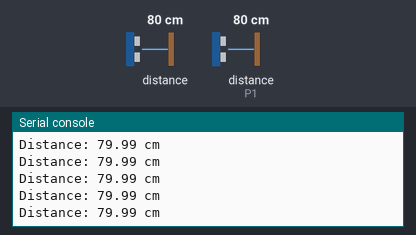
The program below on a simulated BBC micro:bit running MicroPython. Parts: the last lines printed to the serial console. Inputs (shaded band) come from the test bench; at power-on: distance to the obstacle 80 cm, distance to the obstacle (sensor on P1) 80 cm. The echo pulse lasts 58.3 µs per cm.

Above: at 1.2 s.
1.3 s: distance to the obstacle (sensor 0) set to 2 cm
At 1.45 s:
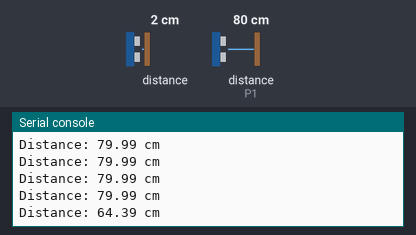
2.8 s: distance to the obstacle (sensor 0) set to 4 cm
At 2.89 s:
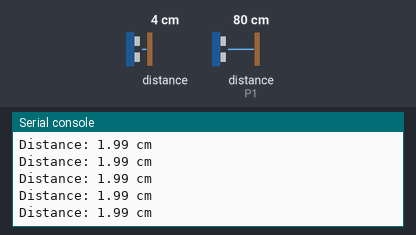
Timing chart, 0 to 5.8 s (numbered marks = the images above; inputs shaded):
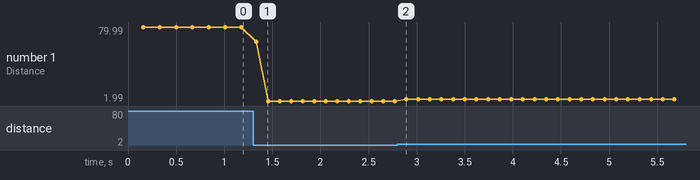

Measured:
- after the input at 1.3 s, the serial console: prints a new line at once (image 1)
- plotted number 1: 79.99 → 1.99 after the input at 1.3 s, 1.99 → 4 after the input at 2.8 s

The program:

Ultrasonic_distance_sensor_test_method_B_02-main.py
```python
# Ultrasonic distance measurement with HC-SR04
# This version works on Micro:Bit v1 and v2

# Wiring
# Micro:Bit - HC-SR04+:
# V0/GND - gnd
# 3V - vcc
# Pin0 - trig
# Pin1 - echo

from microbit import *
from machine import time_pulse_us

num_samples = 10
samples = 0
sum = 0

# Setup pins based on wiring
trig = pin0
echo = pin1

# Setup I/O
trig.write_digital(0)
#echo.read_digital()

while True:

    # Send an ultrasonic impulse
    trig.write_digital(1)
    trig.write_digital(0)

    # Measure the delay of the echo in microseconds
    # machine.time_pulse_us returns time in us or -1 on timeout
    micros = time_pulse_us(echo, 1, 24000) # 24 ms timeout = 4m limit

    if micros > 0:

        # Calculate distance in cm
        # Speed of sound = 0.0343 cm/us
        dist_cm = (micros / 2) * 0.0343

        if samples < num_samples:

            sum += dist_cm
            samples = samples + 1

        else:

            print("Distance: {:.2f} cm".format(sum/num_samples))

            sum = 0
            samples = 0

    else:

        print("Out of range error")

    sleep(10)
```
